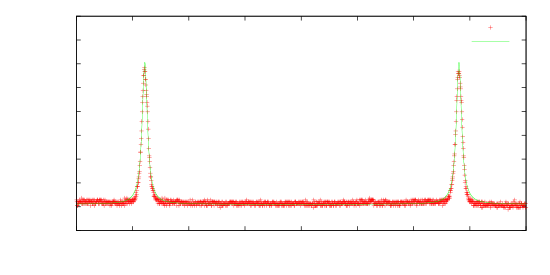

Write gnuplot code to recreate this figure.
clear
reset
file = "finesse_messung_a"
datafile = sprintf('../dat/%s.dat',file)

#set key inside top left
set xlabel 'Zeit t [ms]'
#set format x "%.0f"
set ylabel 'Amplitude U [V]'
set samples 100000
set xrange [-6:2]
set yrange [0:0.09]

set fit errorvariables
f(nu)=d/(1+k*sin(a*nu+b)**2)+c
f1(nu)=-d*(2*a*k*cos(a*nu+b)*sin(a*nu+b)/(1+k*sin(a*nu+b)**2)**2)+c


k = 100
#a = 562
a = 500 
b = -0.453356359534
c = 1
d = 1
fit f(x) datafile using 1:2 via k, c, d, a
#fit f1(x) datafile using 1:2 via k,a,b,c,d

#latex
#set label 1 '\small $U(t,\kappa,a,b,c) = b\cdot\frac{1}{1+\kappa \sin^2{(at)}}+c$' at graph 0.25, 0.80
set label 2 sprintf('$\kappa = %.0f\pm%.0f$',k,k_err) at graph 0.25, 0.73
set label 3 sprintf('$a = (%.3f\pm%.3f)\,$s$^{-1}$',a,a_err) at graph 0.25, 0.66
set label 4 sprintf('$b = (%.5f\pm%.5f)\,$V',d,d_err) at graph 0.25, 0.59
set label 5 sprintf('$c = (%.6f\pm%.6f)\,$V',c,c_err) at graph 0.25, 0.52

#picture
#set label 2 sprintf('chi^2 = %.4f',FIT_WSSR/FIT_NDF) at graph 0.02, 0.73
#set label 3 sprintf('k = %.3f +- %.3f',k,k_err) at graph 0.02, 0.66
#set label 4 sprintf('a = %.3f +- %.3f',a,a_err) at graph 0.02, 0.59

#set term windows
set term push
set term epslatex color 10 size 14cm,7cm
set out sprintf('%s.tex',file)

plot datafile using ($1*1000):2 title 'Fringepattern', \
f(x/1000) title 'Fit' lc 2 lt 1

unset out
